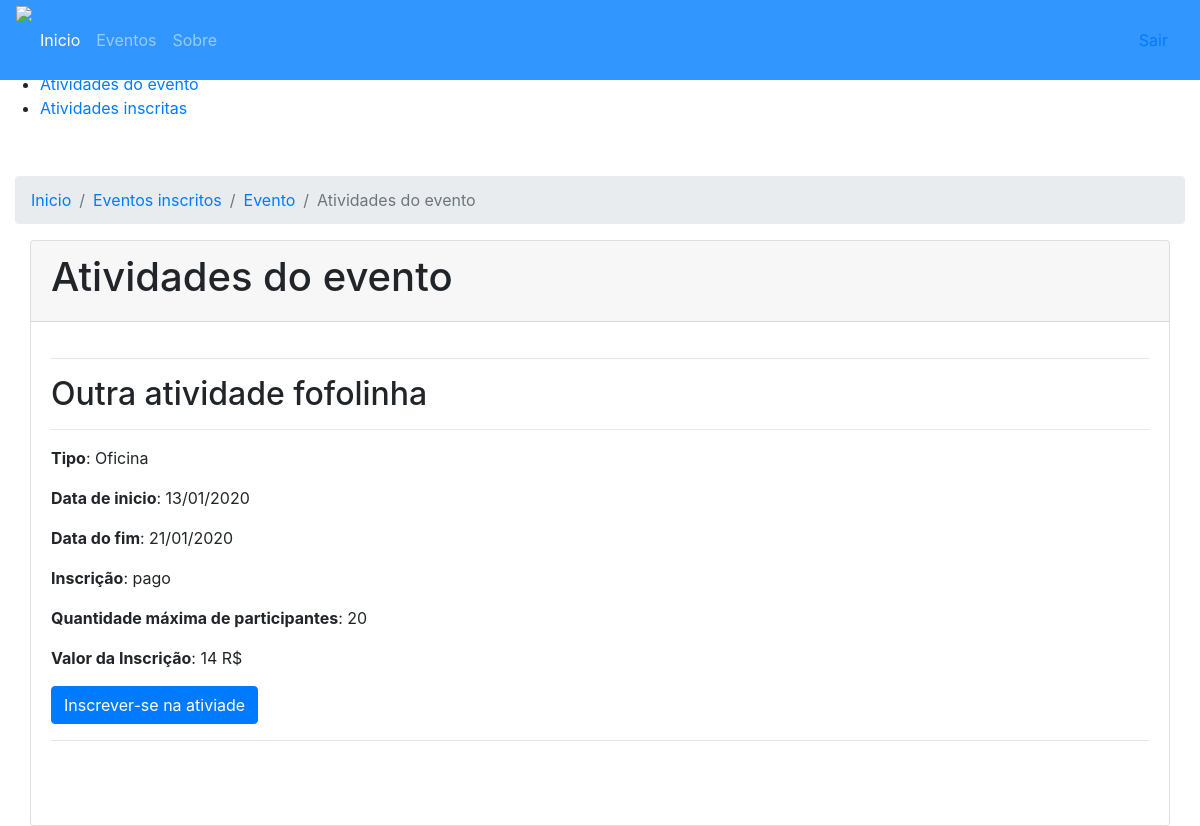
Page /usuario/eventosInscritos/evento/atividades/index.php?id=8 on the earlier database version.
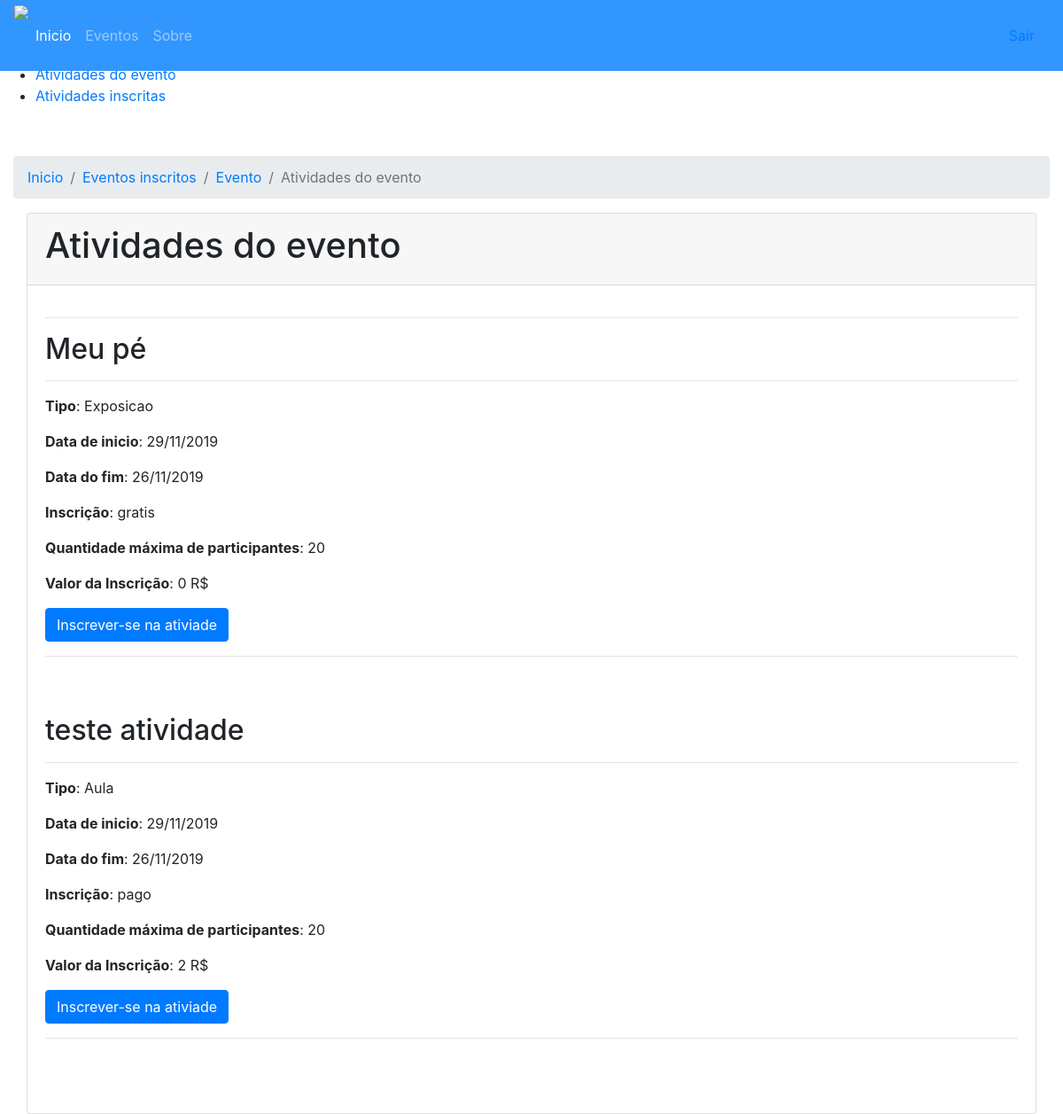
Same page on the later database version.
### tables this page shows
CREATE TABLE `tb_atividade` (
  `id` int(11) NOT NULL,
  `id_evento` int(11) NOT NULL,
  `nome` varchar(50) NOT NULL,
  `qntd_part` int(11) NOT NULL,
  `inscricao` varchar(10) NOT NULL,
  `valor` int(11) NOT NULL DEFAULT 0,
  `tipo` varchar(50) NOT NULL,
  `data_inicio` varchar(30) NOT NULL,
  `data_fim` varchar(30) NOT NULL,
  `data_cadastro` datetime NOT NULL DEFAULT current_timestamp()
);

### usuario/eventosInscritos/evento/atividades/index.php (the view, shortened to what this page needs)
<?php
    try {
        $conexao = new Conexao();
        $queryAtt = '
            select * from tb_atividade where id_evento = :id_evento
        ';
        $stmtAtt = $conexao->prepare($queryAtt);
        $stmtAtt->bindValue(':id_evento', $_GET['id']);
        $stmtAtt->execute();
        $atividades = $stmtAtt->fetchAll(PDO::FETCH_OBJ);
    } catch (PDOException $e) {
        echo 'Erro: '.$e->getCode().' Mensagem: '.$e->getMessage();
    }
?>
<!DOCTYPE html>
<html>
<head>
    <link rel="stylesheet" href="../../../../_css/style_menu.css" />
    <link rel="stylesheet" href="https://stackpath.bootstrapcdn.com/bootstrap/4.3.1/css/bootstrap.min.css">
    <link rel="stylesheet" href="../../../../_css/style_gerenciamento_usuario.css">
    <link rel="stylesheet" href="../../../../_css/style_menu.css">
    <link rel="stylesheet" href="../../../../_ceu/style_evento_gerenciamento.css">
</head>
<body>
    <nav class="navbar navbar-expand-lg navbar-dark navbar-full fixed-top" style="background-color: rgb(50, 150, 255); height: 80px;">
        <div class="logo" style="height: 80px">
            <a href="#inicio";>
                <img src="../../../../_imagens/CEU_noname_pequeno.png" />
            </a>
        </div>
        <div class="collapse navbar-collapse menuTeste" id="navbarNav">
            <ul class="navbar-nav">
                <li class="nav-item active">
                    <a class="nav-link" href="#">Inicio <span class="sr-only">(current)</span></a>
                </li>
                <li class="nav-item">
                    <a class="nav-link" href="../../../../evento/">Eventos</a>
                </li>
                <li class="nav-item">
                    <a class="nav-link" href="#">Sobre</a>
                </li>
            </ul>
        </div>
        <aside class="nav-item">
            <a class="nav-link" href="../../../../service/logoff.php">Sair</a>
        </aside>
    </nav>
    <div class="sidebar-container">
        <div class="sidebar-logo">
        </div>
        <ul class="sidebar-navigation">
            <li>
                <a href="../../../">
                </a>
            </li>
            <li>
                <a href="../?id=<?= $_GET['id'] ?>">
                </a>
            </li>
            <li>
                <a href="">
                    <i class="fa fa-tachometer" aria-hidden="true"></i> Atividades do evento
                </a>
            </li>
            <li>
                <a href="../atividadesInscritas/?id=<?= $_GET['id'] ?>">
                    <i class="fa fa-tachometer" aria-hidden="true"></i> Atividades inscritas
                </a>
            </li>
        </ul>
    </div>
    <div class="content-container">
        <div class="container-fluid">
            <nav aria-label="breadcrumb" style="margin-top: 3.5em">
                <ol class="breadcrumb">
                    <li class="breadcrumb-item"><a href="../../../">Inicio</a></li>
                    <li class="breadcrumb-item"><a href="../../">Eventos inscritos</a></li>
                    <li class="breadcrumb-item"><a href="../">Evento</a></li>
                    <li class="breadcrumb-item active" aria-current="page">Atividades do evento</li>
                </ol>
            </nav>
            <div class="container-fluid">
                <div class="card container-branco">
                    <div class="card-header">
                        <h1>Atividades do evento</h1>
                    </div>
                    <div class="card-body">
                        <? if (!empty($atividades)) { ?>
                            <hr>
                            <? foreach($atividades as $att) { ?>
                                <h2 class="card-title"><?=$att->nome?></h2>
                                <hr>
                                <p class="card-text"><strong>Tipo</strong>: <?=$att->tipo?></p>
                                <p class="card-text"><strong>Data de inicio</strong>: <?=$att->data_inicio?></p>
                                <p class="card-text"><strong>Data do fim</strong>: <?=$att->data_fim?></p>
                                <p class="card-text"><strong>Inscrição</strong>: <?=$att->inscricao?></p>
                                <p class="card-text"><strong>Quantidade máxima de participantes</strong>: <?=$att->qntd_part?></p>
                                <p class="card-text"><strong>Valor da Inscrição</strong>: <?=$att->valor?> R$</p>
                                <a href="../../../../controller/InscricaoAtividadeController.php?acao=inserir&id=<?=$_GET['id']?>&id_atividade=<?=$att->id?>" class="btn btn-primary">Inscrever-se na ativiade</a><hr><br><br>
                            <?}?>
                        <? } else { ?>
                            <div class="bg-center">
                                <h4>Sem atividades cadastradas.</h4>
                            </div>
                        <? } ?>
                    </div>
                </div>
        </div>
    </div>
</body>
</html>

Differences in the rows shown:
removed tb_atividade: nome "Outra atividade fofolinha", tipo "Oficina", data_inicio "13/01/2020", data_fim "21/01/2020", inscricao "pago", qntd_part "20", valor "14"
added tb_atividade: nome "Meu pé", tipo "Exposicao", data_inicio "29/11/2019", data_fim "26/11/2019", inscricao "gratis", qntd_part "20", valor "0"
added tb_atividade: nome "teste atividade", tipo "Aula", data_inicio "29/11/2019", data_fim "26/11/2019", inscricao "pago", qntd_part "20", valor "2"
